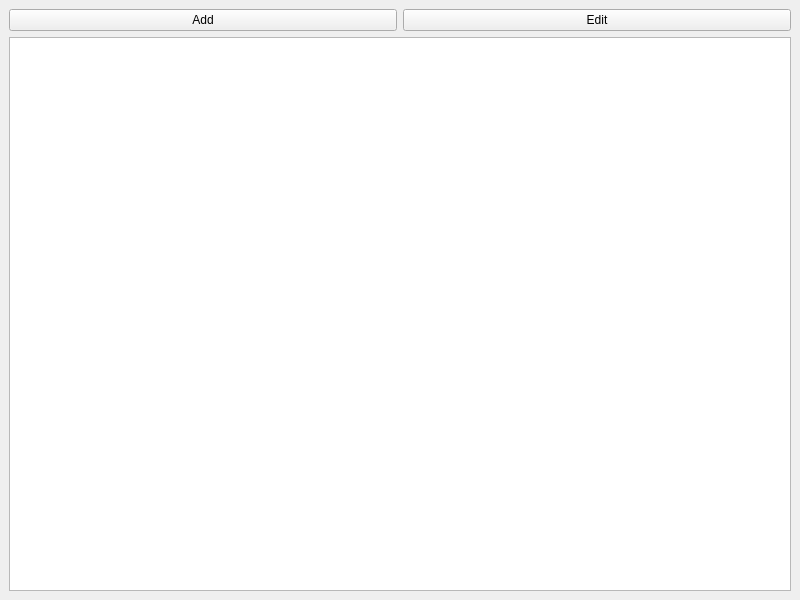
<?xml version="1.0" encoding="UTF-8"?>
<ui version="4.0">
 <class>MainWindow</class>
 <widget class="QMainWindow" name="MainWindow">
  <property name="geometry">
   <rect>
    <x>0</x>
    <y>0</y>
    <width>800</width>
    <height>600</height>
   </rect>
  </property>
  <property name="windowTitle">
   <string>MainWindow</string>
  </property>
  <widget class="QWidget" name="centralwidget">
   <layout class="QGridLayout" name="gridLayout">
    <item row="0" column="0">
     <widget class="QPushButton" name="add">
      <property name="text">
       <string>Add</string>
      </property>
     </widget>
    </item>
    <item row="0" column="1">
     <widget class="QPushButton" name="edit">
      <property name="text">
       <string>Edit</string>
      </property>
     </widget>
    </item>
    <item row="1" column="0" colspan="2">
     <widget class="QTableWidget" name="tableWidget"/>
    </item>
   </layout>
  </widget>
 </widget>
 <resources/>
 <connections/>
</ui>
